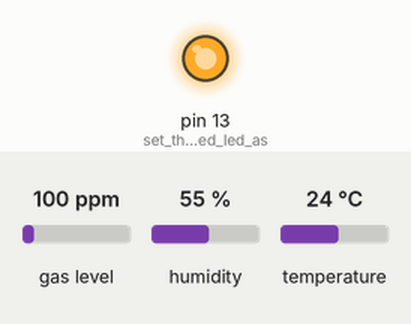
Simulated run of this sketch. Board: Arduino Uno, built with avr-gcc and run on an emulated ATmega328P. Shown: output pins drawn as LEDs (lit = HIGH). Inputs (shaded band) come from the test bench; at power-on: gas level 100 ppm, humidity 55 %, temperature 24 °C. What the sketch prints to the serial monitor is not drawn.

Above: at 4.0 s.
Timing chart, 0 to 8.0 s (numbered marks = the images above):
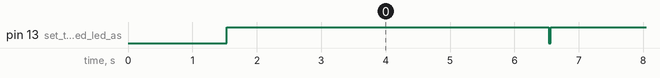

Measured:
- by itself, pin 13 (set_the_integrated_led_as): alternates HIGH for 5.0 s and LOW for 0.03 s

The sketch:

ESP8266_AZ-Envy_Data.ino
```cpp
/*
 * File: ESP8266_AZ-Envy_Data.ino
 *
 * An AZ-Envy board is used to measure temperature and humidity by SHT30 and several gases by MQ-2.
 * The program calculates gas equivalents and sends the measured values to the console.
 *
 * Claus Kühnel 2021-09-16 info@ckuehnel.ch
 */
#include <Wire.h>
#include <SHTSensor.h> // https://github.com/Sensirion/arduino-sht
#include <MQ2.h>       // https://github.com/labay11/MQ-2-sensor-library

SHTSensor sht;

const int pinMQ2 = A0;   //ADC-pin of AZ-Envy for the gas sensor

MQ2 mq2(pinMQ2);

// Kalibrierwerte AZ-Envy Tempertur
const float m = 0.6699;
const float n = 4.6533;

// MQ-2 values
float lpg, co, smoke;

void setup()
{
  Wire.begin();
  mq2.begin();          // calibrate MQ-2
  Serial.begin(115200);
  //while(!Serial);
  delay(1000);          // wait for serial monitor

  Serial.println(F("AT-Envy Test"));

  if (sht.init()) Serial.print(F("init(): success\n"));
  else            Serial.print(F("init(): failed\n"));

  sht.setAccuracy(SHTSensor::SHT_ACCURACY_MEDIUM); // only supported by SHT3x

  pinMode(pinMQ2,INPUT); //set ADC-pin as a input
  pinMode(LED_BUILTIN, OUTPUT); //set the integrated led as a output
}

void loop()
{
  if (sht.readSample())
  {
    float humidity = sht.getHumidity();
    float temperature = sht.getTemperature();

    //calibrate your temperature values - due to heat reasons from the MQ-2 (normally up to 4°C)
    float temperature_calibrated = m * temperature + n;

    Serial.println(F("SHT30:"));
    Serial.print(F("  RH:\t"));
    Serial.print(humidity, 1);
    Serial.println(F(" %rH"));
    Serial.print(F("  T:\t"));
    Serial.print(temperature_calibrated, 2);
    Serial.println(F(" *C"));
  } else Serial.println(F("Error in readSample()"));

  /*
   * read the values from the sensor, it returns
   * an array which contains 3 values.
   * 0 : LPG in ppm
   * 1 : CO in ppm
   * 2 : SMOKE in ppm
   */
  float* values= mq2.read(false); //set it false if you don't want to print the values to the Serial

  // lpg = values[0];
  lpg = mq2.readLPG();
  // co = values[1];
  co = mq2.readCO();
  // smoke = values[2];
  smoke = mq2.readSmoke();
  Serial.println(F("MQ-2:"));
  Serial.print(F("  LPG:\t"));
  Serial.print(lpg, 1);
  Serial.println(F(" ppm"));
  Serial.print(F("  CO:\t"));
  Serial.print(co, 1);
  Serial.println(F(" ppm"));
  Serial.print(F(" Smoke:\t"));
  Serial.print(smoke, 1);
  Serial.println(F(" ppm"));
  Serial.println(F("----------------------------------------------"));

  digitalWrite(LED_BUILTIN, HIGH);    //turn the integrated led on
  delay(5000);
  digitalWrite(LED_BUILTIN, LOW);     //turn the integrated led off
}
```
